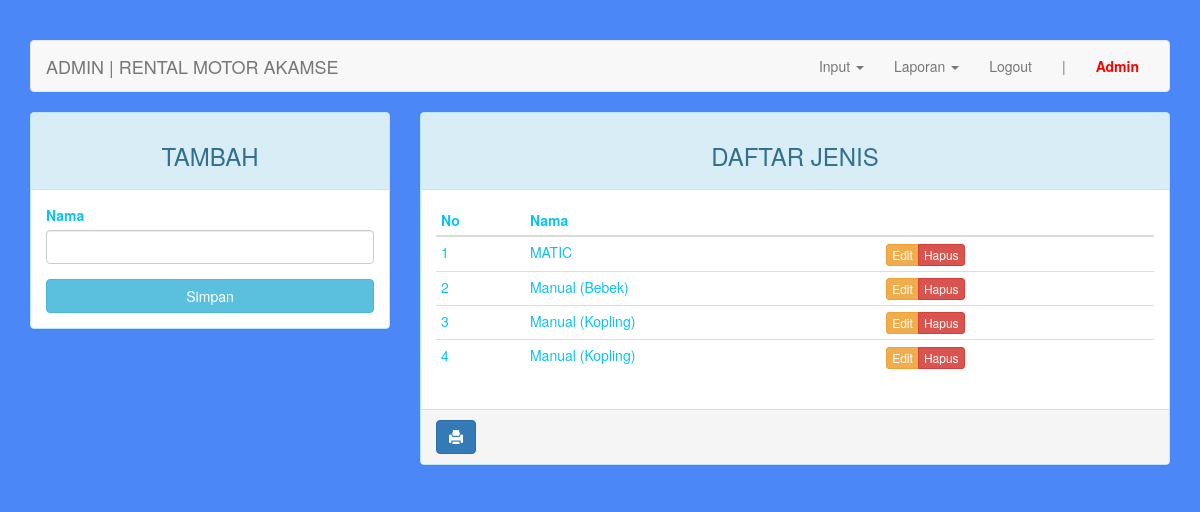
Screenshot of /admin/index.php?page=jenis (signed in) with the database file from the repository.
### tables this page shows
CREATE TABLE `jenis` (
  `id_jenis` int(4) NOT NULL,
  `nama` varchar(30) NOT NULL
);

### admin/page/jenis.php (the view, shortened to what this page needs)
<?php
$update = (isset($_GET['action']) AND $_GET['action'] == 'update') ? true : false;
?>
<div class="row">
	<div class="col-md-4 hidden-print">
	    <div class="panel panel-<?= ($update) ? "warning" : "info" ?>">
	        <div class="panel-heading"><h3 class="text-center"><?= ($update) ? "EDIT" : "TAMBAH" ?></h3></div>
	        <div class="panel-body">
	            <form action="<?=$_SERVER['REQUEST_URI']?>" method="POST">
	                <div class="form-group">
	                    <label for="nama">Nama</label>
	                    <input type="text" name="nama" class="form-control" <?= (!$update) ?: 'value="'.$row["nama"].'"' ?>>
	                </div>
	                <button type="submit" class="btn btn-<?= ($update) ? "warning" : "info" ?> btn-block">Simpan</button>
	            </form>
	        </div>
	    </div>
	</div>
	<div class="col-md-8">
	    <div class="panel panel-info">
	        <div class="panel-heading"><h3 class="text-center">DAFTAR JENIS</h3></div>
	        <div class="panel-body">
	            <table class="table table-condensed">
	                <thead>
	                    <tr>
	                        <th>No</th>
	                        <th>Nama</th>
	                        <th class="hidden-print"></th>
	                    </tr>
	                </thead>
	                <tbody>
	                    <?php $no = 1; ?>
	                    <?php if ($query = $connection->query("SELECT * FROM jenis")): ?>
	                        <?php while($row = $query->fetch_assoc()): ?>
	                        <tr>
	                            <td><?=$no++?></td>
															<td><?=$row['nama']?></td>
	                            <td class="hidden-print">
	                                <div class="btn-group">
	                                    <a href="?page=jenis&action=update&key=<?=$row['id_jenis']?>" class="btn btn-warning btn-xs">Edit</a>
	                                    <a href="?page=jenis&action=delete&key=<?=$row['id_jenis']?>" class="btn btn-danger btn-xs">Hapus</a>
	                                </div>
	                            </td>
	                        </tr>
	                        <?php endwhile ?>
	                    <?php endif ?>
	                </tbody>
	            </table>
	        </div>
			    <div class="panel-footer hidden-print">
			        <a onClick="window.print();return false" class="btn btn-primary"><i class="glyphicon glyphicon-print"></i></a>
			    </div>
	    </div>
	</div>
</div>

### admin/index.php (style rules this page uses)
body { margin-top: 40px; }

### rows the page displays
jenis: nama "MATIC"
jenis: nama "Manual (Bebek)"
jenis: nama "Manual (Kopling)"
jenis: nama "Manual (Kopling)"

### other values shown
$_SESSION["admin"]["username"] "Admin"
